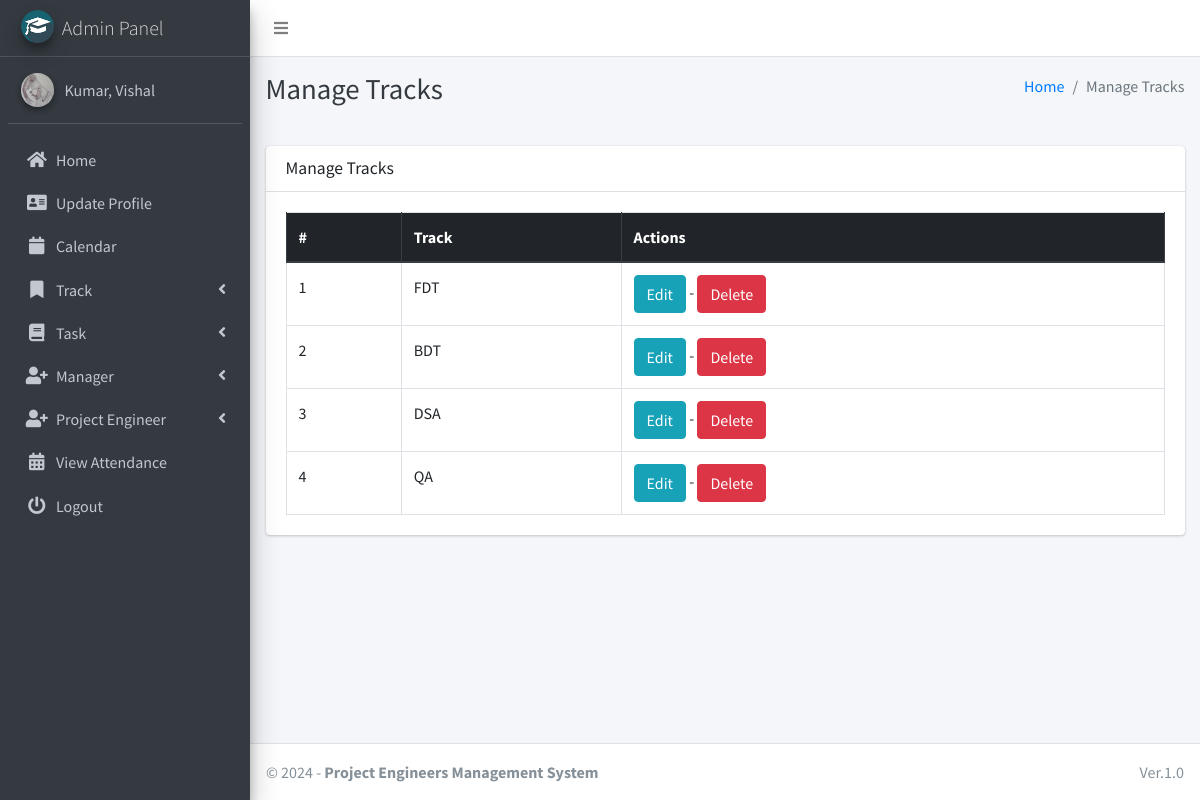
Screenshot of /track/manage/ (signed in) with the database file from the repository.
### main_app/models.py (models this page shows, shortened)
class CustomUser(AbstractUser):
    USER_TYPE = ((1, "HOD"), (2, "Manager"), (3, "ProjectEngineer"))
    GENDER = [("M", "Male"), ("F", "Female")]
    username = None  # Removed username, using email instead
    email = models.EmailField(unique=True)
    user_type = models.CharField(default=1, choices=USER_TYPE, max_length=1) # type: ignore
    gender = models.CharField(max_length=1, choices=GENDER)
    profile_pic = models.ImageField()
    address = models.TextField()
    fcm_token = models.TextField(default="")  # For firebase notifications
    created_at = models.DateTimeField(auto_now_add=True)
    updated_at = models.DateTimeField(auto_now=True)
    USERNAME_FIELD = "email"
    REQUIRED_FIELDS = []
    objects = CustomUserManager()
    def __str__(self):
        return self.last_name + ", " + self.first_name

class Track(models.Model):
    name = models.CharField(max_length=120)
    created_at = models.DateTimeField(auto_now_add=True)
    updated_at = models.DateTimeField(auto_now=True)

### main_app/hod_views.py (the view)
# urls.py: path("track/manage/", hod_views.manage_track, name='manage_track'),
def manage_track(request):
    tracks = Track.objects.all()
    context = {
        'tracks': tracks,
        'page_title': 'Manage Tracks'
    }
    return render(request, "hod_template/manage_track.html", context)

### main_app/templates/hod_template/manage_track.html
{% extends 'main_app/base.html' %}
{% load static %}
{% block page_title %}{{page_title}}{% endblock page_title %}
{% block content %}
<section class="content">
    <div class="container-fluid">
        <div class="row">
            <div class="col-md-12">
                <div class="card">
                    <div class="card-header">
                        <h3 class="card-title">{{page_title}}</h3>
                    </div>
                    <div class="card-body">
                        <table id="example2" class="table table-bordered table-hover">
                            <thead class="thead-dark">
                                <tr>
                                    <th>#</th>
                                    <th>Track</th>
                                    <th>Actions</th>
                                </tr>
                            </thead>
                            <tbody>
                                {% for track in tracks %}
                                <tr>
                                    <td>{{ forloop.counter }}</td>
                                    <td>{{track.name}}</td>
                                    <td>
                                        <a href="{% url 'edit_track' track.id %}" class="btn btn-info">Edit</a> -
                                        <a href="{% url 'delete_track' track.id %}" onclick="return confirm('Are you sure you want to delete this track ?')" class="btn btn-danger">Delete</a>
                                    </td>
                                </tr>
                                {% endfor %}
                            </tbody>
                        </table>
                    </div>
                </div>
            </div>
        </div>
    </div>
</section>
{% endblock content %}

### main_app/templates/main_app/sidebar_template.html (shortened to what this page needs)
{% load static %}
<aside class="main-sidebar sidebar-dark-info elevation-4">
    {% if request.user.user_type == '1' %}
    <a href="{% url 'admin_home' %}" class="brand-link">
        <img src="{% static 'dist/img/cmsl.png' %} " alt="AdminLTE Logo"
            class="brand-image img-circle elevation-3" >
        <span class="brand-text font-weight-light">Admin Panel</span>
    </a>
    <div class="sidebar">
        <div class="user-panel mt-3 pb-3 mb-3 d-flex">
            <div class="image">
                <img src="{{ request.user.profile_pic}}" class="img-circle elevation-2" alt="User Image">
            </div>
            <div class="info">
                <a href="#" class="d-block">{{user}}</a>
            </div>
        </div>
        <nav class="mt-2">
            <ul class="nav nav-pills nav-sidebar flex-column" data-widget="treeview" role="menu" data-accordion="false">
                <li class="nav-item">
                    {% url 'admin_home' as admin_home %}
                    <a href="{{admin_home}}" class="nav-link {% if admin_home == request.path %} active {% endif %}">
                        <i class="nav-icon fas fa-home"></i>
                        <p>
                            Home
                        </p>
                    </a>
                </li>
                <li class="nav-item">
                    {% url 'admin_view_profile' as admin_view_profile %}
                    <a href="{{admin_view_profile}}"
                        class="nav-link {% if admin_view_profile == request.path %} active {% endif %}">
                        <i class="nav-icon fas fa-address-card"></i>
                        <p>
                            Update Profile
                        </p>
                    </a>
                </li>
                <li class="nav-item">
                    <a href="/calendar"
                        class="nav-link">
                        <i class="nav-icon fas fa-calendar"></i>
                        <p>
                            Calendar
                        </p>
                    </a>
                </li>
                <li class="nav-item has-treeview">
                    <a href="#" class="nav-link">
                        <i class="nav-icon fas fa-bookmark"></i>
                        <p>
                            Track
                            <i class="fas fa-angle-left right"></i>
                        </p>
                    </a>
                </li>
                <li class="nav-item has-treeview">
                    <a href="#" class="nav-link">
                        <i class="nav-icon fas fa-book"></i>
                        <p>
                            Task
                            <i class="fas fa-angle-left right"></i>
                        </p>
                    </a>
                </li>
                <li class="nav-item has-treeview">
                    <a href="#" class="nav-link">
                        <i class="nav-icon fas fa-user-plus"></i>
                        <p>
                            Manager
                            <i class="fas fa-angle-left right"></i>
                        </p>
                    </a>
        </li>
        <li class="nav-item has-treeview">
            <a href="#" class="nav-link">
                <i class="nav-icon fas fa-user-plus"></i>
                <p>
                    Project Engineer
                    <i class="fas fa-angle-left right"></i>
                </p>
            </a>
        </li>
         <li class="nav-item">
            {% url 'admin_view_attendance' as admin_view_attendance %}
                    <a href="{{ admin_view_attendance }}"
                        class="nav-link  {% if admin_view_attendance == request.path %} active {% endif %}">
                        <i class="nav-icon fas fa-calendar-alt"></i>
                        <p>
                            View Attendance
                        </p>
                    </a>
                </li>
                                        {% endif %}
                                        <li class="nav-item">
                                            <a href="{% url 'user_logout' %}"
                                                onclick="return confirm('Your session would be terminated.\n\nProceed?')"
                                                class="nav-link">
                                                <i class="nav-icon fas fa-power-off"></i>
                                                <p>
                                                    Logout
                                                </p>
                                            </a>
                                        </li>
                                    </ul>
                                </nav>
                            </div>
</aside>

### rows the page displays
CustomUser: user.profile_pic (picture), last_name+first_name "Kumar, Vishal"
Track: name "FDT"
Track: name "BDT"
Track: name "DSA"
Track: name "QA"

### other values shown
{{ page_title }} "Manage Tracks"
